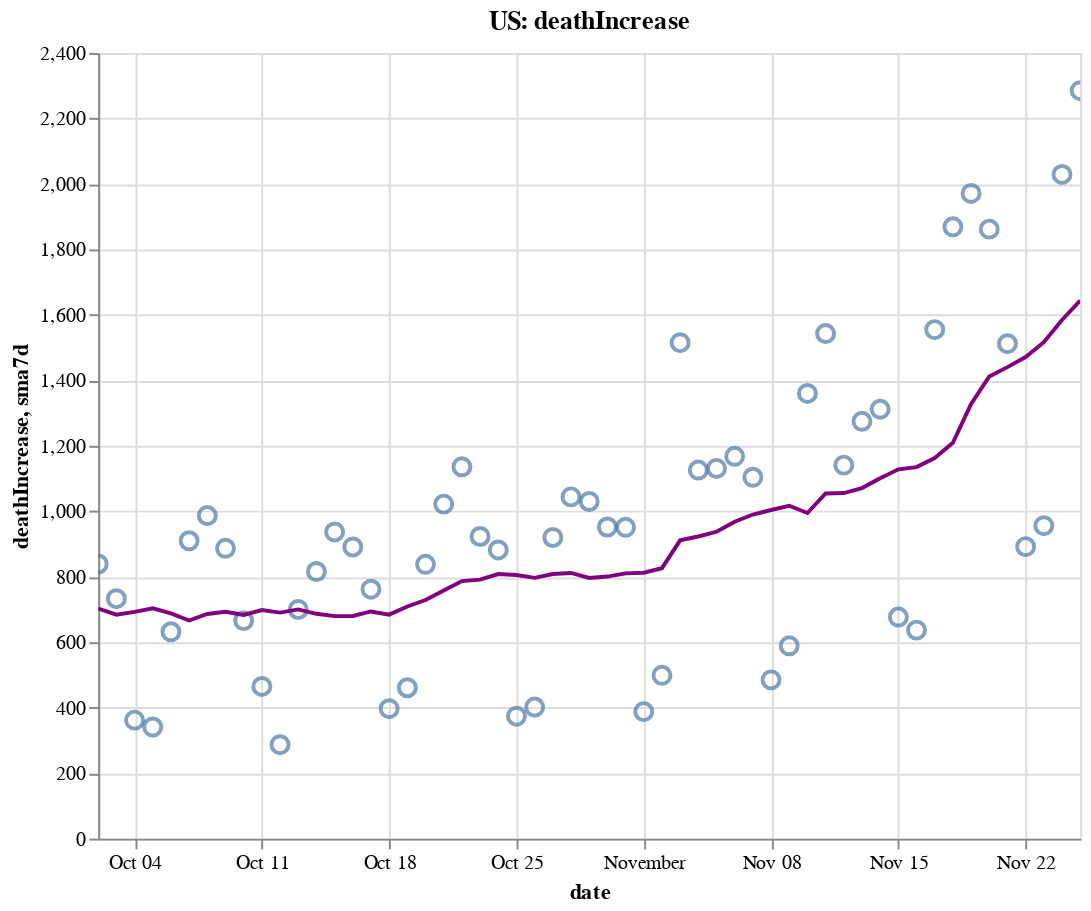

Notebook code for this chart:
### Code cell
create_plot(us, 'deathIncrease')

### Figure 1 — Vega-Lite specification as saved in the notebook (floating-point values rounded to 4 significant figures)
{"config": {"view": {"continuousWidth": 400, "continuousHeight": 300}}, "layer": [{"layer": [{"mark": {"type": "point", "size": 75}, "encoding": {"tooltip": [{"type": "temporal", "field": "date"}, {"type": "quantitative", "field": "deathIncrease"}, {"type": "quantitative", "field": "sma7d"}], "x": {"type": "temporal", "field": "date"}, "y": {"type": "quantitative", "field": "deathIncrease"}}, "selection": {"selector006": {"type": "interval", "bind": "scales", "encodings": ["x", "y"]}}}, {"mark": {"type": "line", "color": "purple"}, "encoding": {"x": {"type": "temporal", "field": "date"}, "y": {"type": "quantitative", "field": "sma7d"}}}]}, {"mark": {"type": "rule", "color": "#aaa"}, "encoding": {"x": {"type": "temporal", "field": "date"}}, "transform": [{"filter": {"selection": "selector005"}}]}, {"mark": "circle", "encoding": {"opacity": {"condition": {"value": 1, "selection": "selector005"}, "value": 0}, "tooltip": [{"type": "temporal", "field": "date"}, {"type": "quantitative", "field": "deathIncrease"}, {"type": "quantitative", "field": "sma7d"}], "x": {"type": "temporal", "field": "date"}, "y": {"type": "quantitative", "field": "deathIncrease"}}, "selection": {"selector005": {"type": "single", "encodings": ["x"], "on": "mouseover", "nearest": true, "empty": "none"}}}, {"mark": {"type": "text", "align": "left", "dx": 5, "dy": -5, "stroke": "white", "strokeWidth": 2}, "encoding": {"text": {"type": "quantitative", "field": "deathIncrease"}, "tooltip": [{"type": "temporal", "field": "date"}, {"type": "quantitative", "field": "deathIncrease"}, {"type": "quantitative", "field": "sma7d"}], "x": {"type": "temporal", "field": "date"}, "y": {"type": "quantitative", "field": "deathIncrease"}}, "transform": [{"filter": {"selection": "selector005"}}]}, {"mark": {"type": "text", "align": "left", "dx": 5, "dy": -5}, "encoding": {"text": {"type": "quantitative", "field": "deathIncrease"}, "tooltip": [{"type": "temporal", "field": "date"}, {"type": "quantitative", "field": "deathIncrease"}, {"type": "quantitative", "field": "sma7d"}], "x": {"type": "temporal", "field": "date"}, "y": {"type": "quantitative", "field": "deathIncrease"}}, "transform": [{"filter": {"selection": "selector005"}}]}], "data": {"name": "data-f6b6f9aa3ade8f38c6c475877e82706f"}, "height": 400, "title": "US: deathIncrease", "width": 500, "$schema": "https://vega.github.io/schema/vega-lite/v4.8.1.json", "datasets": {"data-f6b6f9aa3ade8f38c6c475877e82706f": [{"date": "2020-10-02T00:00:00", "totalTestResultsIncrease": 1242000.0, "positiveIncrease": 49260.0, "death": 200600.0, "deathIncrease": 839.0, "positiveRate": 0.04, "state": "US", "sma7d": 702.7}, {"date": "2020-10-03T00:00:00", "totalTestResultsIncrease": 1098000.0, "positiveIncrease": 50940.0, "death": 201400.0, "deathIncrease": 733.0, "positiveRate": 0.046, "state": "US", "sma7d": 684.1}, {"date": "2020-10-04T00:00:00", "totalTestResultsIncrease": 1028000.0, "positiveIncrease": 37990.0, "death": 201700.0, "deathIncrease": 362.0, "positiveRate": 0.037, "state": "US", "sma7d": 692.7}, {"date": "2020-10-05T00:00:00", "totalTestResultsIncrease": 992200.0, "positiveIncrease": 37760.0, "death": 202100.0, "deathIncrease": 341.0, "positiveRate": 0.038, "state": "US", "sma7d": 703.6}, {"date": "2020-10-06T00:00:00", "totalTestResultsIncrease": 913500.0, "positiveIncrease": 38920.0, "death": 202700.0, "deathIncrease": 632.0, "positiveRate": 0.043, "state": "US", "sma7d": 688.1}, {"date": "2020-10-07T00:00:00", "totalTestResultsIncrease": 977500.0, "positiveIncrease": 50590.0, "death": 203600.0, "deathIncrease": 910.0, "positiveRate": 0.052, "state": "US", "sma7d": 666.4}, {"date": "2020-10-08T00:00:00", "totalTestResultsIncrease": 1157000.0, "positiveIncrease": 55210.0, "death": 204600.0, "deathIncrease": 987.0, "positiveRate": 0.048, "state": "US", "sma7d": 686.3}, {"date": "2020-10-09T00:00:00", "totalTestResultsIncrease": 1203000.0, "positiveIncrease": 56800.0, "death": 205500.0, "deathIncrease": 887.0, "positiveRate": 0.047, "state": "US", "sma7d": 693.1}, {"date": "2020-10-10T00:00:00", "totalTestResultsIncrease": 1252000.0, "positiveIncrease": 57420.0, "death": 206100.0, "deathIncrease": 666.0, "positiveRate": 0.046, "state": "US", "sma7d": 683.6}, {"date": "2020-10-11T00:00:00", "totalTestResultsIncrease": 1078000.0, "positiveIncrease": 46270.0, "death": 206600.0, "deathIncrease": 465.0, "positiveRate": 0.043, "state": "US", "sma7d": 698.3}, {"date": "2020-10-12T00:00:00", "totalTestResultsIncrease": 1060000.0, "positiveIncrease": 42640.0, "death": 206900.0, "deathIncrease": 287.0, "positiveRate": 0.04, "state": "US", "sma7d": 690.6}, {"date": "2020-10-13T00:00:00", "totalTestResultsIncrease": 1052000.0, "positiveIncrease": 48590.0, "death": 207600.0, "deathIncrease": 700.0, "positiveRate": 0.046, "state": "US", "sma7d": 700.3}, {"date": "2020-10-14T00:00:00", "totalTestResultsIncrease": 1045000.0, "positiveIncrease": 56120.0, "death": 208400.0, "deathIncrease": 816.0, "positiveRate": 0.054, "state": "US", "sma7d": 686.9}, {"date": "2020-10-15T00:00:00", "totalTestResultsIncrease": 1109000.0, "positiveIncrease": 63390.0, "death": 209300.0, "deathIncrease": 937.0, "positiveRate": 0.057, "state": "US", "sma7d": 679.7}, {"date": "2020-10-16T00:00:00", "totalTestResultsIncrease": 1231000.0, "positiveIncrease": 68250.0, "death": 210200.0, "deathIncrease": 891.0, "positiveRate": 0.055, "state": "US", "sma7d": 680.3}, {"date": "2020-10-17T00:00:00", "totalTestResultsIncrease": 1299000.0, "positiveIncrease": 57330.0, "death": 211000.0, "deathIncrease": 762.0, "positiveRate": 0.044, "state": "US", "sma7d": 694.0}, {"date": "2020-10-18T00:00:00", "totalTestResultsIncrease": 1052000.0, "positiveIncrease": 48280.0, "death": 211400.0, "deathIncrease": 397.0, "positiveRate": 0.046, "state": "US", "sma7d": 684.3}, {"date": "2020-10-19T00:00:00", "totalTestResultsIncrease": 1135000.0, "positiveIncrease": 57110.0, "death": 211900.0, "deathIncrease": 461.0, "positiveRate": 0.05, "state": "US", "sma7d": 709.1}, {"date": "2020-10-20T00:00:00", "totalTestResultsIncrease": 952700.0, "positiveIncrease": 60550.0, "death": 212700.0, "deathIncrease": 838.0, "positiveRate": 0.064, "state": "US", "sma7d": 728.9}, {"date": "2020-10-21T00:00:00", "totalTestResultsIncrease": 941800.0, "positiveIncrease": 60950.0, "death": 213700.0, "deathIncrease": 1022.0, "positiveRate": 0.065, "state": "US", "sma7d": 758.3}, {"date": "2020-10-22T00:00:00", "totalTestResultsIncrease": 1230000.0, "positiveIncrease": 72840.0, "death": 214900.0, "deathIncrease": 1136.0, "positiveRate": 0.059, "state": "US", "sma7d": 786.7}, {"date": "2020-10-23T00:00:00", "totalTestResultsIncrease": 1383000.0, "positiveIncrease": 82330.0, "death": 215800.0, "deathIncrease": 923.0, "positiveRate": 0.06, "state": "US", "sma7d": 791.3}, {"date": "2020-10-24T00:00:00", "totalTestResultsIncrease": 1323000.0, "positiveIncrease": 83290.0, "death": 216700.0, "deathIncrease": 882.0, "positiveRate": 0.063, "state": "US", "sma7d": 808.4}, {"date": "2020-10-25T00:00:00", "totalTestResultsIncrease": 1188000.0, "positiveIncrease": 64890.0, "death": 217000.0, "deathIncrease": 374.0, "positiveRate": 0.055, "state": "US", "sma7d": 805.1}, {"date": "2020-10-26T00:00:00", "totalTestResultsIncrease": 1211000.0, "positiveIncrease": 62530.0, "death": 217400.0, "deathIncrease": 402.0, "positiveRate": 0.052, "state": "US", "sma7d": 796.7}, {"date": "2020-10-27T00:00:00", "totalTestResultsIncrease": 1071000.0, "positiveIncrease": 72080.0, "death": 218400.0, "deathIncrease": 920.0, "positiveRate": 0.067, "state": "US", "sma7d": 808.4}, {"date": "2020-10-28T00:00:00", "totalTestResultsIncrease": 1096000.0, "positiveIncrease": 78750.0, "death": 219400.0, "deathIncrease": 1044.0, "positiveRate": 0.072, "state": "US", "sma7d": 811.6}, {"date": "2020-10-29T00:00:00", "totalTestResultsIncrease": 1333000.0, "positiveIncrease": 88730.0, "death": 220400.0, "deathIncrease": 1030.0, "positiveRate": 0.067, "state": "US", "sma7d": 796.4}, {"date": "2020-10-30T00:00:00", "totalTestResultsIncrease": 1364000.0, "positiveIncrease": 97230.0, "death": 221400.0, "deathIncrease": 952.0, "positiveRate": 0.071, "state": "US", "sma7d": 800.6}, {"date": "2020-10-31T00:00:00", "totalTestResultsIncrease": 1390000.0, "positiveIncrease": 90590.0, "death": 222300.0, "deathIncrease": 951.0, "positiveRate": 0.065, "state": "US", "sma7d": 810.4}, {"date": "2020-11-01T00:00:00", "totalTestResultsIncrease": 1128000.0, "positiveIncrease": 73850.0, "death": 222700.0, "deathIncrease": 388.0, "positiveRate": 0.065, "state": "US", "sma7d": 812.4}, {"date": "2020-11-02T00:00:00", "totalTestResultsIncrease": 1327000.0, "positiveIncrease": 82050.0, "death": 223200.0, "deathIncrease": 499.0, "positiveRate": 0.062, "state": "US", "sma7d": 826.3}, {"date": "2020-11-03T00:00:00", "totalTestResultsIncrease": 1129000.0, "positiveIncrease": 86660.0, "death": 224700.0, "deathIncrease": 1515.0, "positiveRate": 0.077, "state": "US", "sma7d": 911.3}, {"date": "2020-11-04T00:00:00", "totalTestResultsIncrease": 1223000.0, "positiveIncrease": 103300.0, "death": 225900.0, "deathIncrease": 1126.0, "positiveRate": 0.084, "state": "US", "sma7d": 923.0}, {"date": "2020-11-05T00:00:00", "totalTestResultsIncrease": 1567000.0, "positiveIncrease": 116400.0, "death": 227000.0, "deathIncrease": 1131.0, "positiveRate": 0.074, "state": "US", "sma7d": 937.4}, {"date": "2020-11-06T00:00:00", "totalTestResultsIncrease": 1564000.0, "positiveIncrease": 125800.0, "death": 228200.0, "deathIncrease": 1168.0, "positiveRate": 0.08, "state": "US", "sma7d": 968.3}, {"date": "2020-11-07T00:00:00", "totalTestResultsIncrease": 1413000.0, "positiveIncrease": 129200.0, "death": 229300.0, "deathIncrease": 1104.0, "positiveRate": 0.091, "state": "US", "sma7d": 990.1}, {"date": "2020-11-08T00:00:00", "totalTestResultsIncrease": 1252000.0, "positiveIncrease": 110300.0, "death": 229700.0, "deathIncrease": 485.0, "positiveRate": 0.088, "state": "US", "sma7d": 1004.0}, {"date": "2020-11-09T00:00:00", "totalTestResultsIncrease": 1516000.0, "positiveIncrease": 119400.0, "death": 230300.0, "deathIncrease": 589.0, "positiveRate": 0.079, "state": "US", "sma7d": 1017.0}, {"date": "2020-11-10T00:00:00", "totalTestResultsIncrease": 1252000.0, "positiveIncrease": 131200.0, "death": 231700.0, "deathIncrease": 1360.0, "positiveRate": 0.105, "state": "US", "sma7d": 994.7}, {"date": "2020-11-11T00:00:00", "totalTestResultsIncrease": 1418000.0, "positiveIncrease": 144800.0, "death": 233200.0, "deathIncrease": 1543.0, "positiveRate": 0.102, "state": "US", "sma7d": 1054.0}, {"date": "2020-11-12T00:00:00", "totalTestResultsIncrease": 1476000.0, "positiveIncrease": 152000.0, "death": 234400.0, "deathIncrease": 1141.0, "positiveRate": 0.103, "state": "US", "sma7d": 1056.0}, {"date": "2020-11-13T00:00:00", "totalTestResultsIncrease": 1698000.0, "positiveIncrease": 172100.0, "death": 235700.0, "deathIncrease": 1275.0, "positiveRate": 0.101, "state": "US", "sma7d": 1071.0}, {"date": "2020-11-14T00:00:00", "totalTestResultsIncrease": 1662000.0, "positiveIncrease": 163500.0, "death": 237000.0, "deathIncrease": 1312.0, "positiveRate": 0.098, "state": "US", "sma7d": 1101.0}, {"date": "2020-11-15T00:00:00", "totalTestResultsIncrease": 1615000.0, "positiveIncrease": 144400.0, "death": 237600.0, "deathIncrease": 677.0, "positiveRate": 0.089, "state": "US", "sma7d": 1128.0}, {"date": "2020-11-16T00:00:00", "totalTestResultsIncrease": 1487000.0, "positiveIncrease": 148900.0, "death": 238300.0, "deathIncrease": 637.0, "positiveRate": 0.1, "state": "US", "sma7d": 1135.0}, {"date": "2020-11-17T00:00:00", "totalTestResultsIncrease": 1512000.0, "positiveIncrease": 156700.0, "death": 239800.0, "deathIncrease": 1555.0, "positiveRate": 0.104, "state": "US", "sma7d": 1163.0}, {"date": "2020-11-18T00:00:00", "totalTestResultsIncrease": 1539000.0, "positiveIncrease": 164000.0, "death": 241700.0, "deathIncrease": 1869.0, "positiveRate": 0.107, "state": "US", "sma7d": 1209.0}, {"date": "2020-11-19T00:00:00", "totalTestResultsIncrease": 1821000.0, "positiveIncrease": 182800.0, "death": 243700.0, "deathIncrease": 1971.0, "positiveRate": 0.1, "state": "US", "sma7d": 1328.0}, {"date": "2020-11-20T00:00:00", "totalTestResultsIncrease": 1919000.0, "positiveIncrease": 192800.0, "death": 245500.0, "deathIncrease": 1862.0, "positiveRate": 0.1, "state": "US", "sma7d": 1412.0}, {"date": "2020-11-21T00:00:00", "totalTestResultsIncrease": 2004000.0, "positiveIncrease": 179700.0, "death": 247000.0, "deathIncrease": 1512.0, "positiveRate": 0.09, "state": "US", "sma7d": 1440.0}, {"date": "2020-11-22T00:00:00", "totalTestResultsIncrease": 1744000.0, "positiveIncrease": 150800.0, "death": 247900.0, "deathIncrease": 892.0, "positiveRate": 0.086, "state": "US", "sma7d": 1471.0}, {"date": "2020-11-23T00:00:00", "totalTestResultsIncrease": 1759000.0, "positiveIncrease": 151000.0, "death": 248900.0, "deathIncrease": 956.0, "positiveRate": 0.086, "state": "US", "sma7d": 1517.0}, {"date": "2020-11-24T00:00:00", "totalTestResultsIncrease": 1790000.0, "positiveIncrease": 167000.0, "death": 250900.0, "deathIncrease": 2029.0, "positiveRate": 0.093, "state": "US", "sma7d": 1584.0}, {"date": "2020-11-25T00:00:00", "totalTestResultsIncrease": 1710000.0, "positiveIncrease": 182900.0, "death": 253100.0, "deathIncrease": 2285.0, "positiveRate": 0.107, "state": "US", "sma7d": 1644.0}]}}
